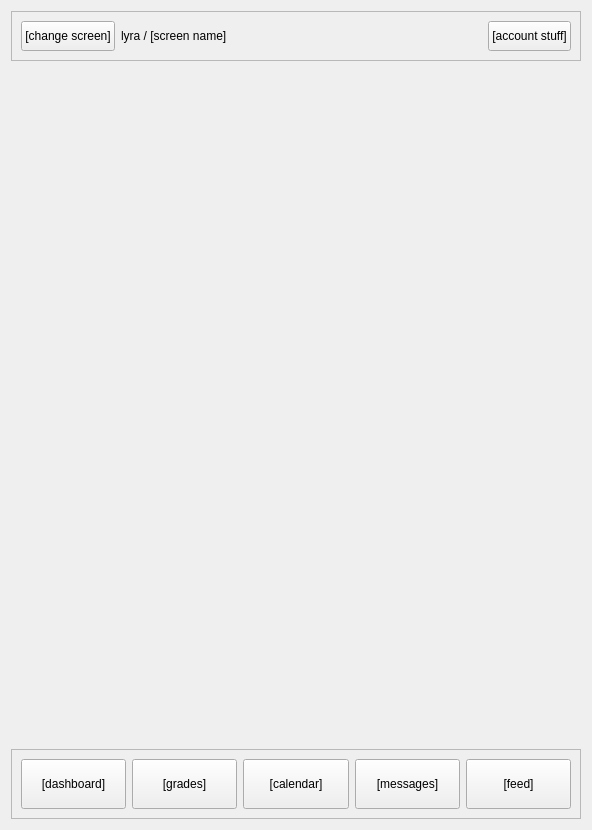
<?xml version="1.0" encoding="UTF-8"?>
<ui version="4.0">
 <class>Lyra</class>
 <widget class="QWidget" name="Lyra">
  <property name="geometry">
   <rect>
    <x>0</x>
    <y>0</y>
    <width>592</width>
    <height>830</height>
   </rect>
  </property>
  <property name="sizePolicy">
   <sizepolicy hsizetype="Preferred" vsizetype="Preferred">
    <horstretch>0</horstretch>
    <verstretch>0</verstretch>
   </sizepolicy>
  </property>
  <property name="windowTitle">
   <string>Form</string>
  </property>
  <layout class="QVBoxLayout" name="verticalLayout">
   <item>
    <widget class="QFrame" name="topbar_frm">
     <property name="frameShape">
      <enum>QFrame::StyledPanel</enum>
     </property>
     <property name="frameShadow">
      <enum>QFrame::Raised</enum>
     </property>
     <layout class="QHBoxLayout" name="horizontalLayout">
      <item>
       <widget class="QPushButton" name="tb_scr_btn">
        <property name="sizePolicy">
         <sizepolicy hsizetype="Fixed" vsizetype="Minimum">
          <horstretch>0</horstretch>
          <verstretch>0</verstretch>
         </sizepolicy>
        </property>
        <property name="minimumSize">
         <size>
          <width>30</width>
          <height>30</height>
         </size>
        </property>
        <property name="text">
         <string>[change screen]</string>
        </property>
       </widget>
      </item>
      <item>
       <widget class="QLabel" name="tb_name_lbl">
        <property name="text">
         <string>lyra / [screen name]</string>
        </property>
       </widget>
      </item>
      <item>
       <widget class="QPushButton" name="tb_acc_btn">
        <property name="sizePolicy">
         <sizepolicy hsizetype="Maximum" vsizetype="Minimum">
          <horstretch>0</horstretch>
          <verstretch>0</verstretch>
         </sizepolicy>
        </property>
        <property name="text">
         <string>[account stuff]</string>
        </property>
       </widget>
      </item>
     </layout>
    </widget>
   </item>
   <item>
    <widget class="QFrame" name="center_frm">
     <property name="sizePolicy">
      <sizepolicy hsizetype="Preferred" vsizetype="Expanding">
       <horstretch>0</horstretch>
       <verstretch>0</verstretch>
      </sizepolicy>
     </property>
     <property name="lineWidth">
      <number>0</number>
     </property>
     <layout class="QVBoxLayout" name="verticalLayout_6">
      <property name="leftMargin">
       <number>0</number>
      </property>
      <property name="topMargin">
       <number>0</number>
      </property>
      <property name="rightMargin">
       <number>0</number>
      </property>
      <property name="bottomMargin">
       <number>0</number>
      </property>
     </layout>
    </widget>
   </item>
   <item>
    <widget class="QFrame" name="botbar_frm">
     <property name="frameShape">
      <enum>QFrame::StyledPanel</enum>
     </property>
     <property name="frameShadow">
      <enum>QFrame::Raised</enum>
     </property>
     <layout class="QGridLayout" name="gridLayout">
      <item row="0" column="0">
       <widget class="QPushButton" name="bb_db_btn">
        <property name="sizePolicy">
         <sizepolicy hsizetype="Minimum" vsizetype="Maximum">
          <horstretch>0</horstretch>
          <verstretch>0</verstretch>
         </sizepolicy>
        </property>
        <property name="minimumSize">
         <size>
          <width>0</width>
          <height>50</height>
         </size>
        </property>
        <property name="text">
         <string>[dashboard]</string>
        </property>
       </widget>
      </item>
      <item row="0" column="1">
       <widget class="QPushButton" name="bb_gr_btn">
        <property name="sizePolicy">
         <sizepolicy hsizetype="Minimum" vsizetype="Maximum">
          <horstretch>0</horstretch>
          <verstretch>0</verstretch>
         </sizepolicy>
        </property>
        <property name="minimumSize">
         <size>
          <width>0</width>
          <height>50</height>
         </size>
        </property>
        <property name="text">
         <string>[grades]</string>
        </property>
       </widget>
      </item>
      <item row="0" column="2">
       <widget class="QPushButton" name="bb_cal_btn">
        <property name="sizePolicy">
         <sizepolicy hsizetype="Minimum" vsizetype="Maximum">
          <horstretch>0</horstretch>
          <verstretch>0</verstretch>
         </sizepolicy>
        </property>
        <property name="minimumSize">
         <size>
          <width>0</width>
          <height>50</height>
         </size>
        </property>
        <property name="text">
         <string>[calendar]</string>
        </property>
       </widget>
      </item>
      <item row="0" column="3">
       <widget class="QPushButton" name="bb_msg_btn">
        <property name="sizePolicy">
         <sizepolicy hsizetype="Minimum" vsizetype="Maximum">
          <horstretch>0</horstretch>
          <verstretch>0</verstretch>
         </sizepolicy>
        </property>
        <property name="minimumSize">
         <size>
          <width>0</width>
          <height>50</height>
         </size>
        </property>
        <property name="text">
         <string>[messages]</string>
        </property>
       </widget>
      </item>
      <item row="0" column="4">
       <widget class="QPushButton" name="bb_feed_btn">
        <property name="sizePolicy">
         <sizepolicy hsizetype="Minimum" vsizetype="Maximum">
          <horstretch>0</horstretch>
          <verstretch>0</verstretch>
         </sizepolicy>
        </property>
        <property name="minimumSize">
         <size>
          <width>0</width>
          <height>50</height>
         </size>
        </property>
        <property name="text">
         <string>[feed]</string>
        </property>
       </widget>
      </item>
     </layout>
    </widget>
   </item>
  </layout>
 </widget>
 <resources/>
 <connections/>
</ui>
